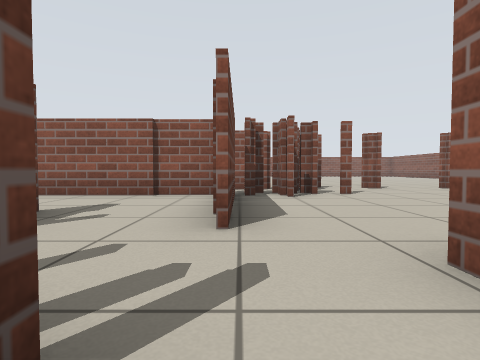
view 1 (above)

24 first-person views from a walk through a world built for the Player/Stage simulator. The camera is 0.5 m above the floor, tilts 2° down and sees 80° across. The lines on the ground mark 1 m squares. The floor is counted in squares, 1 m on a side. Each view is taken from the middle of a square. On the plan, view 1 faces up. The plan holds only what a view shows up to about 9 squares ahead; the rest is blank. Robots are left out.

view 2
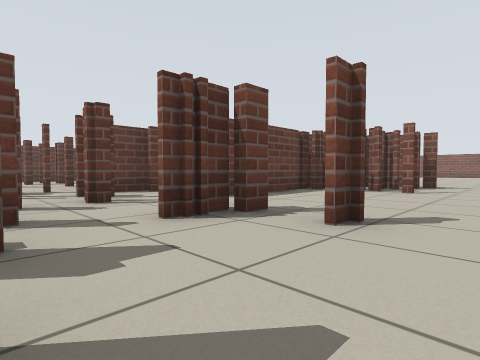

view 3
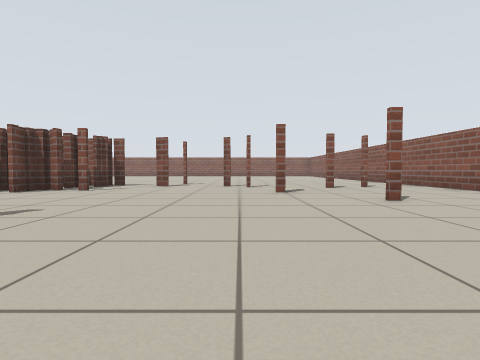

view 4
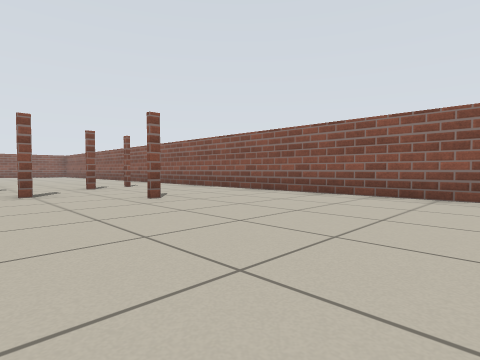

view 5
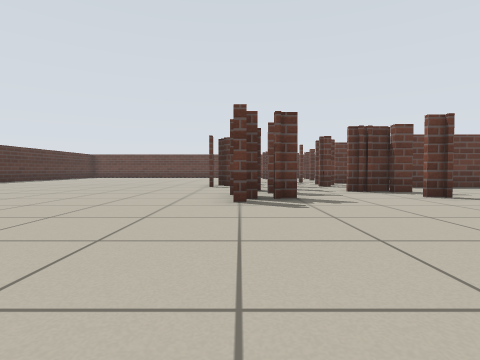

view 6
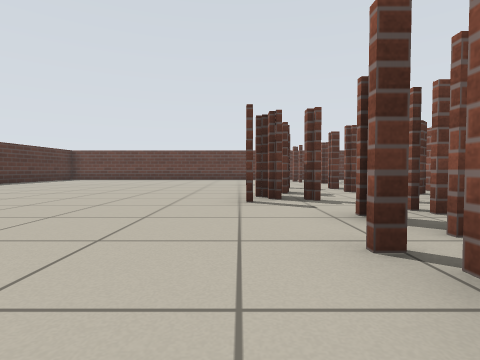

view 7
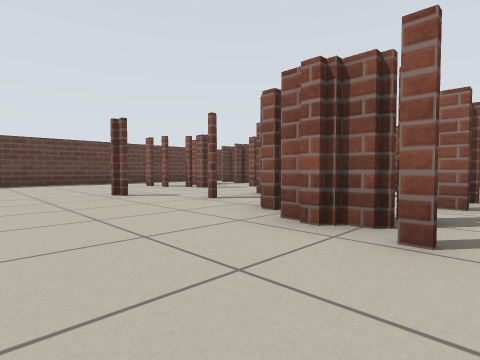

view 8
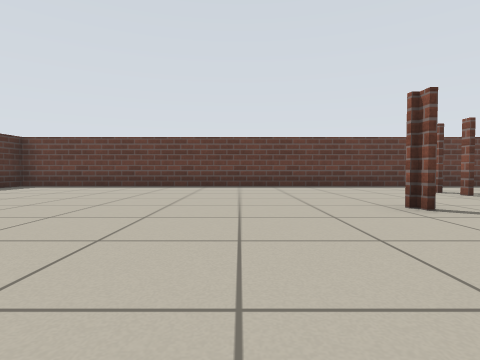

view 9
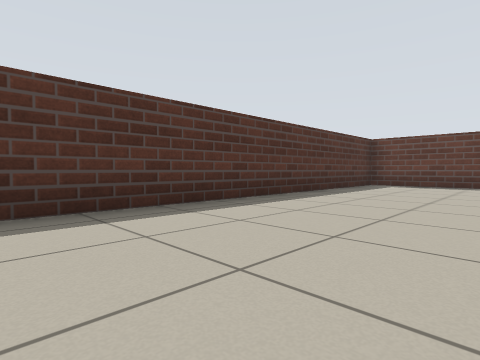

view 10
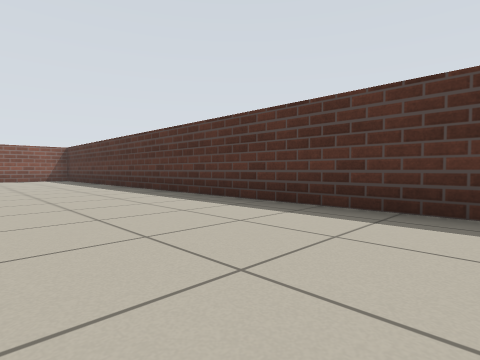

view 11
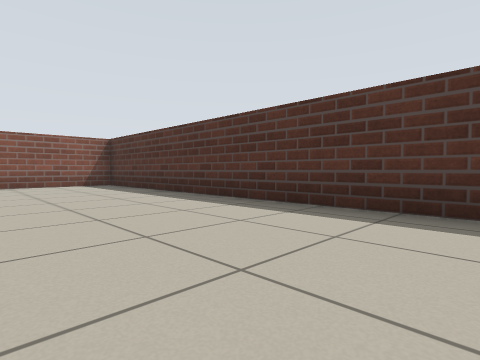

view 12
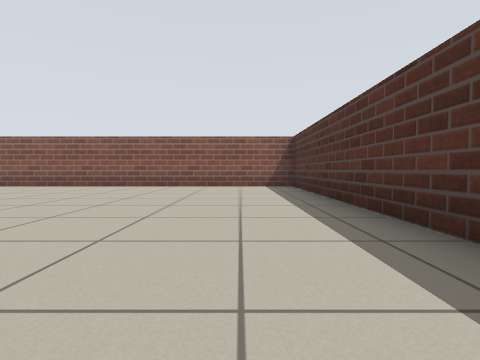

view 13
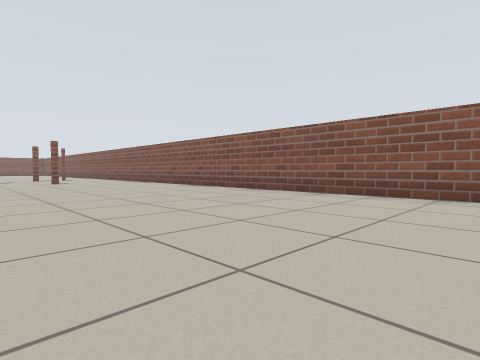

view 14
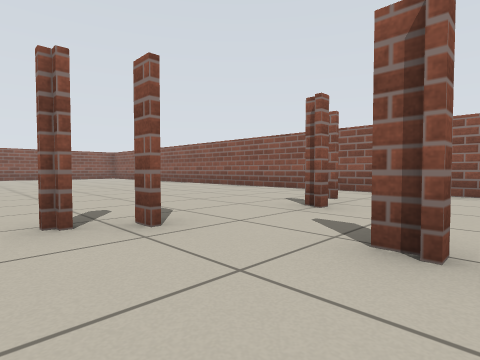

view 15
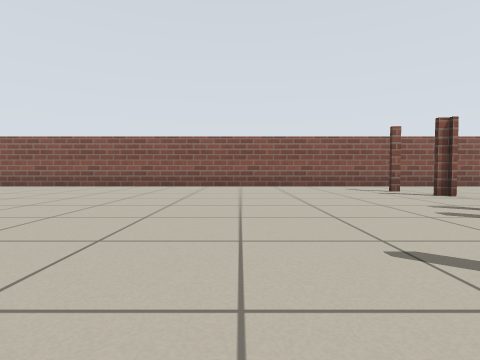

view 16
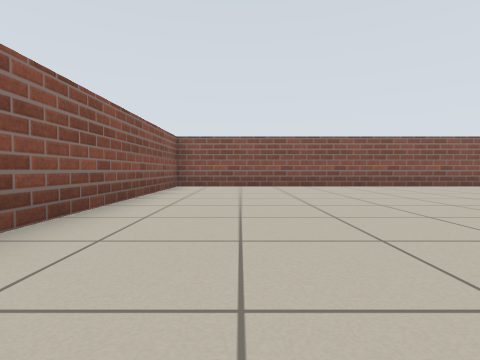

view 17
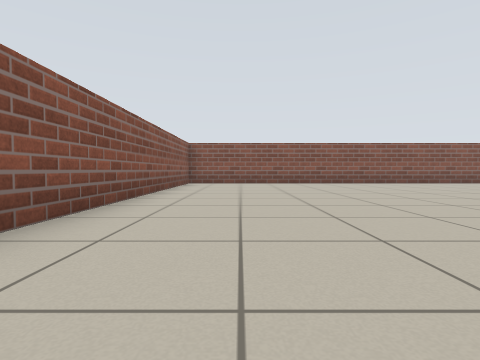

view 18
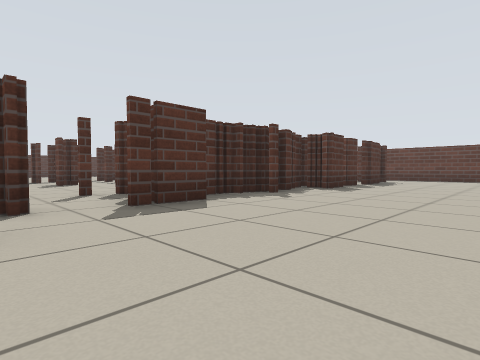

view 19
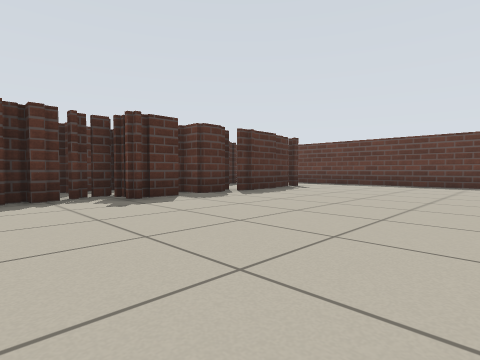

view 20
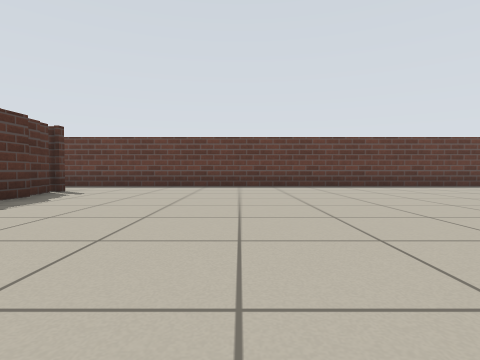

view 21
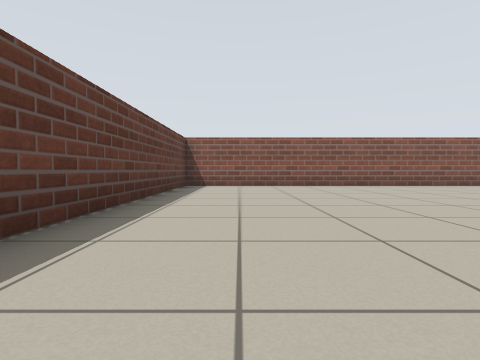

view 22
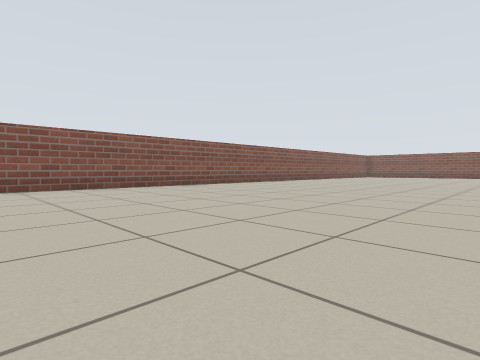

view 23
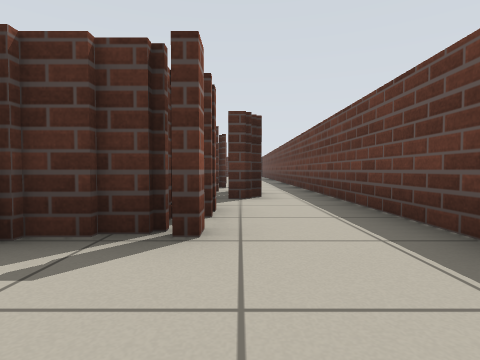

view 24
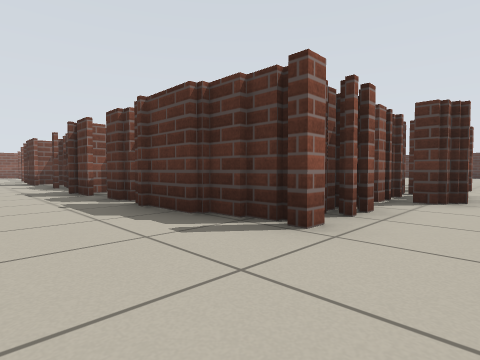

### Floor plan
Key: @ floor where view 1 was taken; # wall or solid block; x gap in a wall; . floor.
Columns run from 11 left of view 1 to 12 right of it. Each row starts with its distance up from view 1.
 22 ###########   ##########
 21 #.........   ..........#
 20 #.........  ...........#
 19 #..........  ..........#
 18 #...........  .........#
 17 #............  ........#
 16 #.............  .......#
 15 #.............   ......#
 14 #.......         ......#
 13 #..........     .......#
 12 #......................#
 11 #......................#
 10 #......................#
  9 #......................#
  8 #.############.#.#.....#
  7 #.##.  #######.........#
  6 #.##   #######....#....#
  5 #.##   ....#...........#
  4 #.##    ...#........#..#
  3 #.##     #.#...........#
  2 #.## #  ##...#.........#
  1 #..#....###..#.........#
  0 #..##..##..@...........#
 -1 #.........#x###........#
 -2 #......#.##.###........#
 -3 #....#.....#...........#
 -4 #......................#
 -5 #......................#
 -6 #............... ......#
 -7 #.............   ......#
 -8 #......................#
 -9 #......................#
-10 #......................#
-11 #......................#
-12 ########################

Positions as (right, up) in squares from view 1, and headings:
1: (0, 0), facing up
2: (4, -1), facing up-left
3: (6, -1), facing up
4: (6, -1), facing up-right
5: (8, -2), facing left
6: (4, -3), facing left
7: (0, -5), facing up-left
8: (-2, -5), facing left
9: (-1, -8), facing down-left
10: (-3, -8), facing down-right
11: (2, -8), facing down-right
12: (3, -10), facing right
13: (6, -8), facing up-right
14: (5, 5), facing up-right
15: (3, 11), facing right
16: (3, 20), facing right
17: (1, 20), facing right
18: (4, 12), facing down-left
19: (-1, 13), facing down-left
20: (-2, 12), facing left
21: (-9, 13), facing up
22: (-9, 14), facing up-right
23: (-9, 10), facing down
24: (-10, 10), facing down-right
